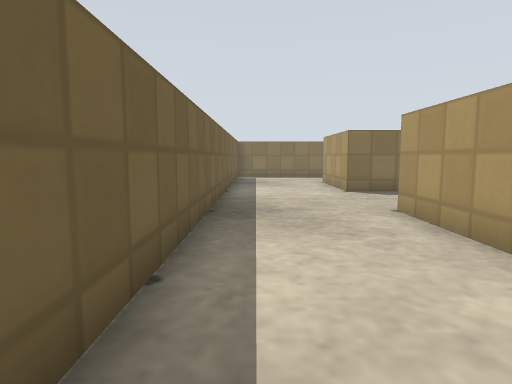
View 1 (above)

19 first-person views from a walk through a Gazebo world. The camera is 0.57 m above the floor, tilts 6° down and sees 75° across. The floor is counted in squares, 0.5 m on a side. Each view is taken from the middle of a square. On the plan, view 1 faces up. The plan holds only what a view shows up to about 13 squares ahead; the rest is blank. Gazebo's built-in surfaces are drawn with simple patterns. Surface patterns are stand-ins for the level's own textures.

View 2
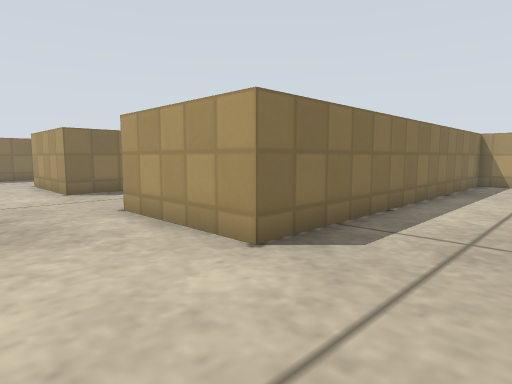

View 3
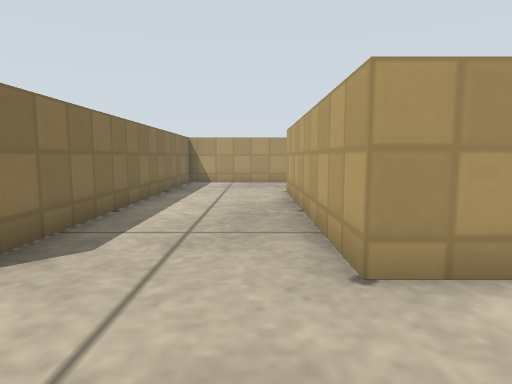

View 4
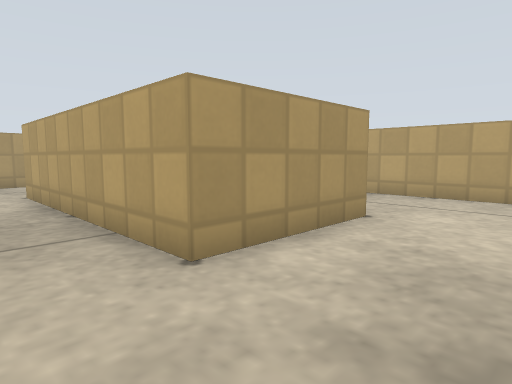

View 5
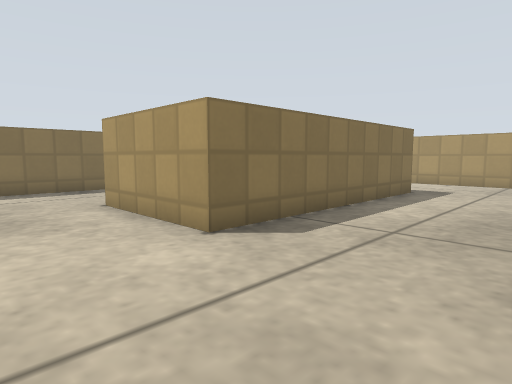

View 6
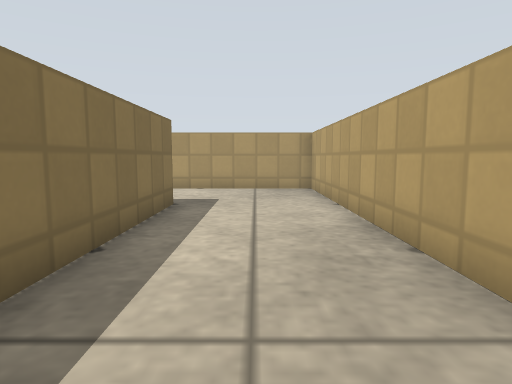

View 7
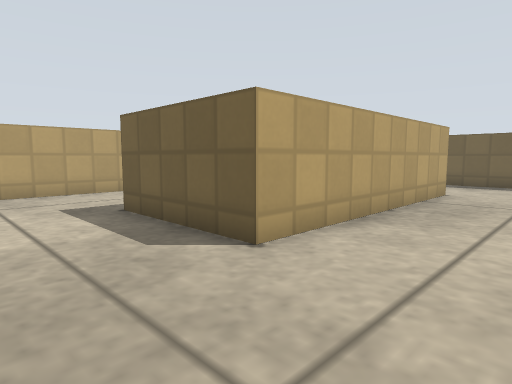

View 8
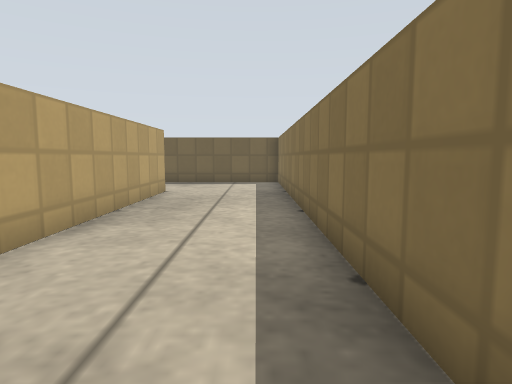

View 9
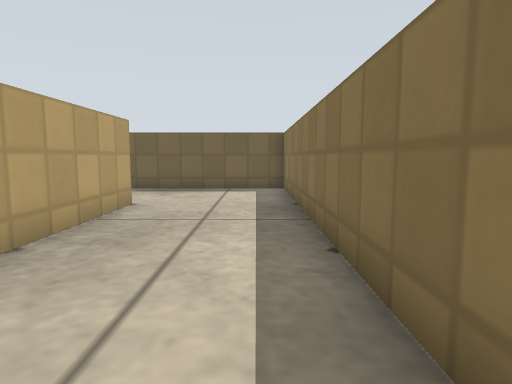

View 10
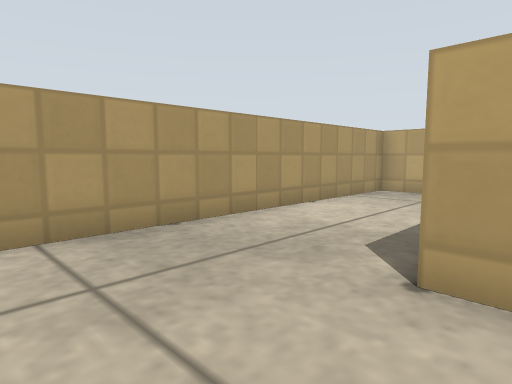

View 11
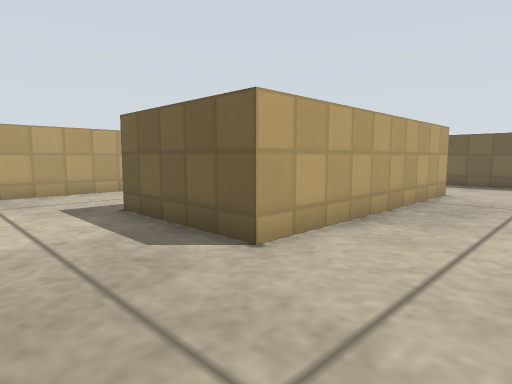

View 12
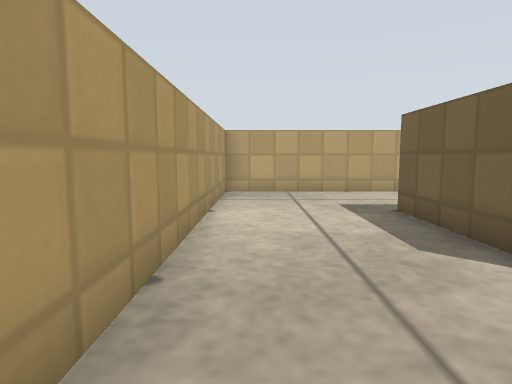

View 13
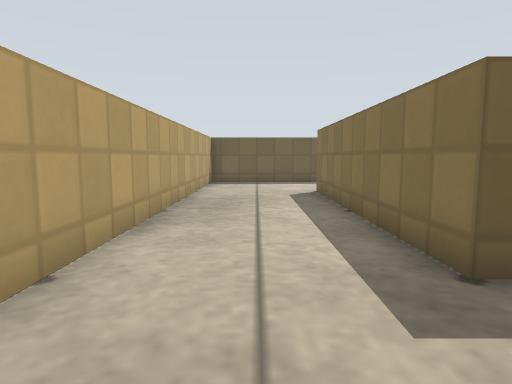

View 14
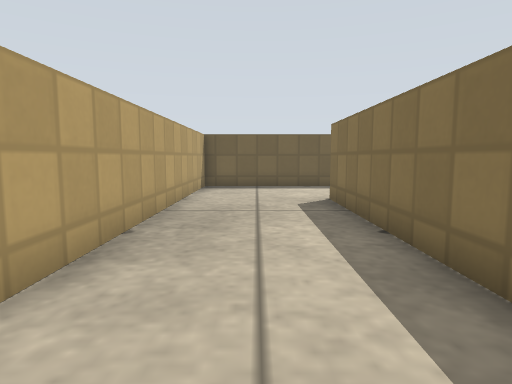

View 15
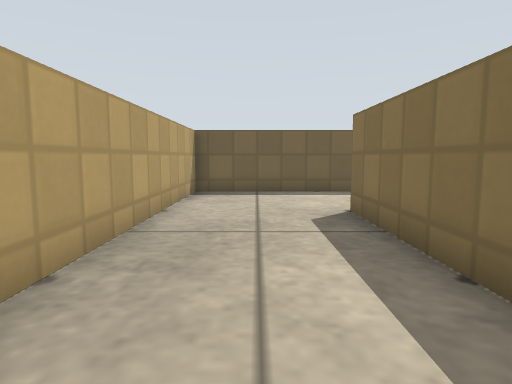

View 16
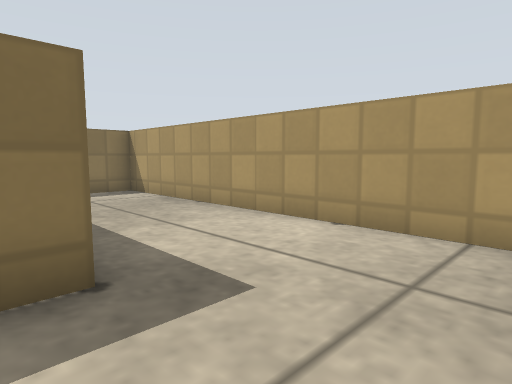

View 17
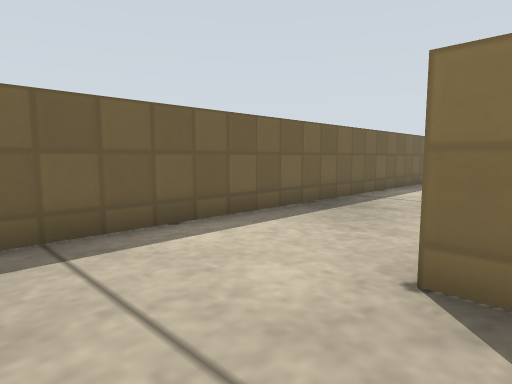

View 18
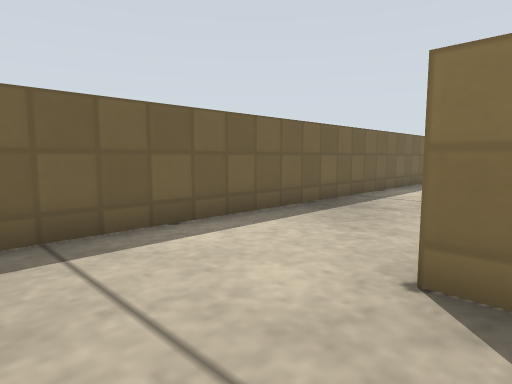

View 19
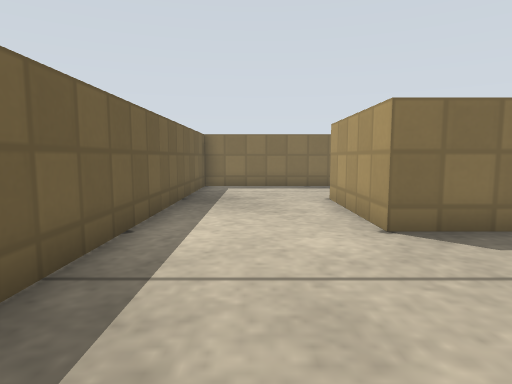

### Floor plan
Key: @ floor where view 1 was taken; # wall or solid block; . floor; B beige box.
Columns run from 1 left of view 1 to 15 right of it. Each row starts with its distance up from view 1.
 19 ###############
 18 #...............
 17 #...............#
 16 #...............#
 15 #...BBBBBBBBB...#
 14 #...B       B...#
 13 #...B       B...#
 12 #...B       B...#
 11 #...BBBBBBBBB...#
 10 #...............#
  9 #...............#
  8 #...............#
  7 #...B  BBBBBBBBB#
  6 #...B
  5 #...B
  4 #...B
  3 #...BBBBBBBBBBBB#
  2 #...............#
  1 #...............#
  0 #@..............#
 -1 #...BBBBBBBBB...#
 -2 #...B       B...#
 -3 #...B       B...#
 -4 #...B       B...#
 -5 #...BBBBBBBBB...#
 -6 #...............#
 -7 #...............#
 -8 #...............#
 -9 #################

Positions as (right, up) in squares from view 1, and headings:
1: (0, 0), facing up
2: (0, 0), facing up-right
3: (0, 0), facing right
4: (0, 1), facing down-right
5: (0, 7), facing up-right
6: (3, 9), facing right
7: (14, 18), facing down-left
8: (14, 18), facing left
9: (11, 18), facing left
10: (10, 18), facing down-right
11: (14, 2), facing down-left
12: (14, 2), facing down
13: (14, -7), facing left
14: (12, -7), facing left
15: (10, -7), facing left
16: (10, -8), facing up-right
17: (4, -8), facing up-left
18: (4, 0), facing up-left
19: (1, 6), facing up
